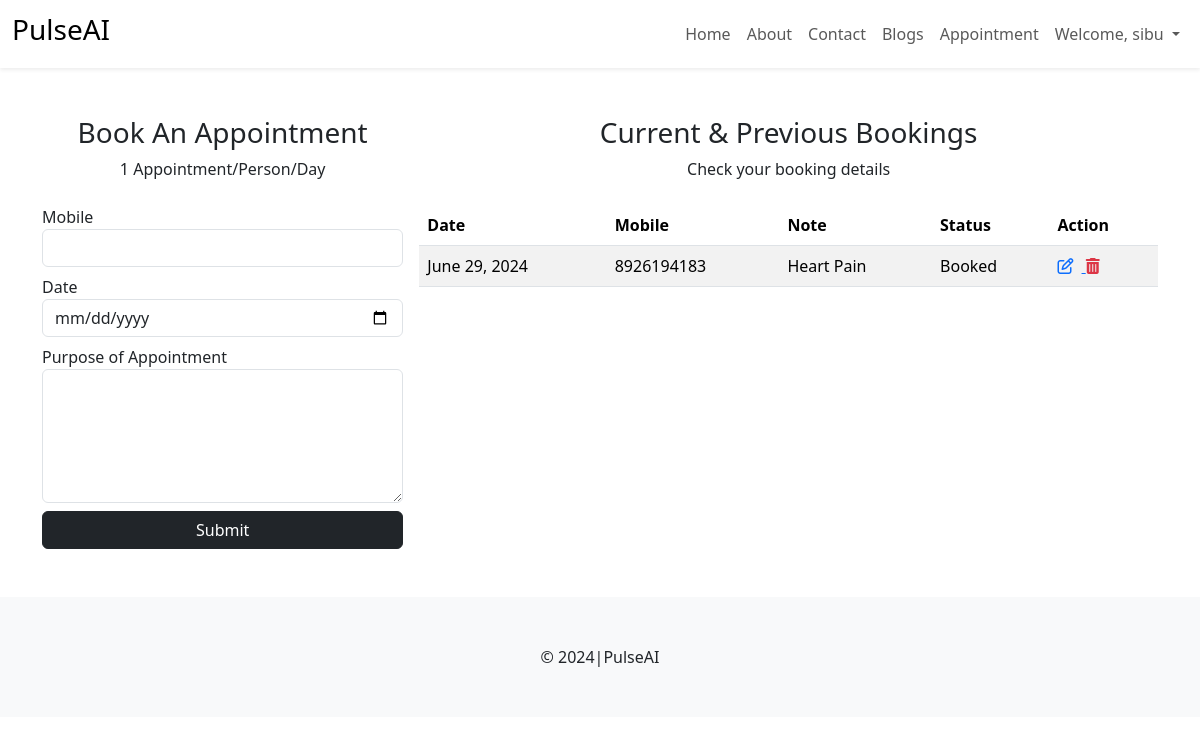
The app's page /patient/appointment/ (signed in), older data.
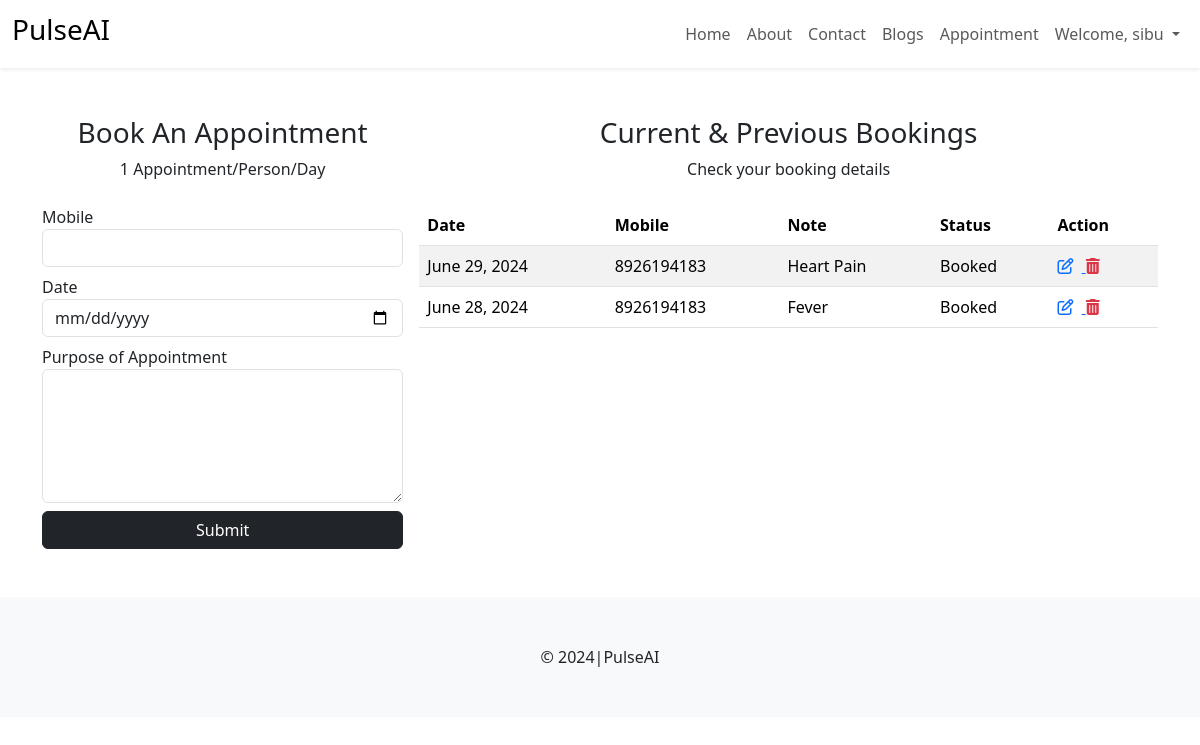
The same page, newer data.
### patient/models.py (models this page shows, shortened)
class Appointment(models.Model):
      user = models.ForeignKey(User, on_delete=models.DO_NOTHING)
      mobile = models.CharField(max_length=20)
      date = models.DateField()
      note = models.TextField()
      status = models.CharField(max_length=255, choices=APPOINTMENT_STATUS_OPTION, default="Booked")

### patient/views.py (the view, shortened to what this page needs)
# urls.py: path("appointment/", views.appointment, name="appointment"),
@login_required(login_url='signin')
def appointment(request):
      appointments = Appointment.objects.filter(user=request.user).order_by("-date")
      context = {
            'appointments': appointments
      }
      return render(request, 'patient/appointment.html', context)

### templates/patient/appointment.html (shortened to what this page needs)
{% extends "layout.html" %}
{% block content %}
<div class="container my-5">
<div class="row g-3">
      <div class="col-md-4">
            <div class="mb-4 text-center">
                  <h3>Book An Appointment</h3>
                  <p>1 Appointment/Person/Day</p>
            </div>
            <form action="{% url 'appointment' %}" method="post">
                  <div class="mb-2">
                  <label>Mobile</label>
                  <input type="text" name="mobile" class="form-control" required>
                  </div>
                  <div class="mb-2">
                  <label>Date</label>
                  <input type="date" name="date" class="form-control" required>
                  </div>
                  <div class="mb-2">
                  <label>Purpose of Appointment</label>
                  <textarea rows="5" class="form-control" name="note" required></textarea>
                  </div>
                  <div class="mt-2">
                  <input type="submit" value="Submit" class="btn btn-dark w-100">
                  </div>
            </form>
      </div>
      <div class="col-md-8">
            <div class="mb-4 text-center">
                  <h3>Current & Previous Bookings</h3>
                  <p>Check your booking details</p>
            </div>
            <div class="table-responsive">
                  <table class="table table-striped">
                  <thead>
                        <tr>
                              <th>Date</th>
                              <th>Mobile</th>
                              <th>Note</th>
                              <th>Status</th>
                              <th>Action</th>
                        </tr>
                  </thead>
                  <tbody>
                        {% for app in appointments %}
                              <tr>
                              <td>{{app.date}}</td>
                              <td>{{app.mobile}}</td>
                              <td>{{app.note}}</td>
                              <td>{{app.status}}</td>
                              <td>
                                    <a href="{% url 'update_appointment' app.id %}">
                                          <i class="fa-regular fa-pen-to-square me-2"></i>
                                    </a>
                                    <a href="{% url 'delete_appointment' app.id %}" class="text-danger" onclick="confirmDelete(event)">
                                          <i class="fa-solid fa-trash-can"></i>
                                    </a>
                              </td>
                              </tr>
                        {% endfor %}
                  </tbody>
                  </table>
            </div>
      </div>
</div>
</div>
{% endblock %}

Row changes from the older to the newer data that the page shows:
added Appointment: date "June 28, 2024", mobile "8926194183", note "Fever", status "Booked"
